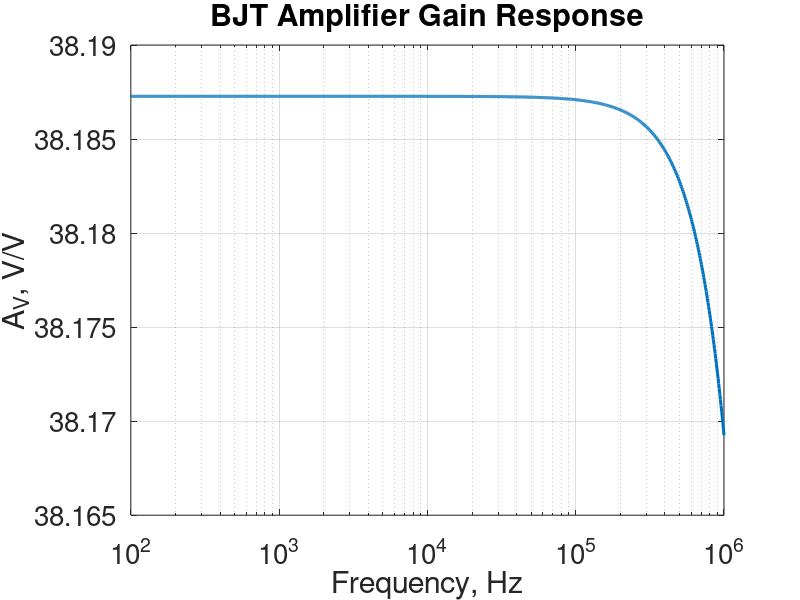

This chart was generated by the following MATLAB code:
%% ECE 342 - Cameron Sullivan - HW12

%% #2 Part A: NMOS amplifier gain vs input voltage
close all;

input = csvread('nmos-exper-vtc-INPUT-test.csv');
output = csvread('nmos-exper-vtc-OUTPUT-test.csv');

inputVoltage = input(:,2);
outputVoltage = output(:,2);

% Nuri said my graph was too noisy. His method to smooth the graph is to average each 10 values and plot that averaged subset.
vin_total = 0;
vout_total = 0;
vin_avg = zeros(1,92);
vout_avg = zeros(1,92);
for n = 0:10:910
    for i = 1:10
        vin_total = vin_total + inputVoltage(n + i);
        vout_total = vout_total + outputVoltage(n + i);
    end
    vin_avg((n/10) + 1) = vin_total / 10;
    vout_avg((n/10) + 1) = vout_total / 10;
    vin_total = 0;
    vout_total = 0;
end

% Derivatives
dvin = diff(vin_avg);
dvout = diff(vout_avg);

gain = dvout ./ dvin;
figure(1);
plot(vin_avg(1:(end-1)), gain, 'linewidth', 2.2);
set(gca, 'fontsize', 20);
title('NMOS Amplifier Gain vs Input Voltage');
ylabel('A_{v}, V/V');
xlabel('V_{GS}, V');
xlim([0, 5]);
% figure(2);
% plot(inputVoltage, outputVoltage, 'linewidth', 2);
grid on;

%% #4 Part A: BJT amplifier VTC graph
close all;

data = csvread('BJT_amp_VTC.CSV');
vin = data(:,1);
vout = data(:,3);

figure(1);
plot(vin, vout, 'linewidth', 2.2);
grid on;
set(gca, 'fontsize', 20);
title('BJT Amplifier VTC');
ylabel('V_{OUT}, V');
xlabel('V_{IN}, V');

%% #4 Part B: BJT amplifier AC simulation
close all;

data = csvread('BJT_amp_fResponse.CSV');
frequency = data(:,1);
gain = data(:,4);

figure(1);
semilogx(frequency, 20*log10(abs(gain)), 'linewidth', 2.2);
grid on;
set(gca, 'fontsize', 20);
title('BJT Amplifier Gain Response');
ylabel('A_{V}, V/V');
xlabel('Frequency, Hz');